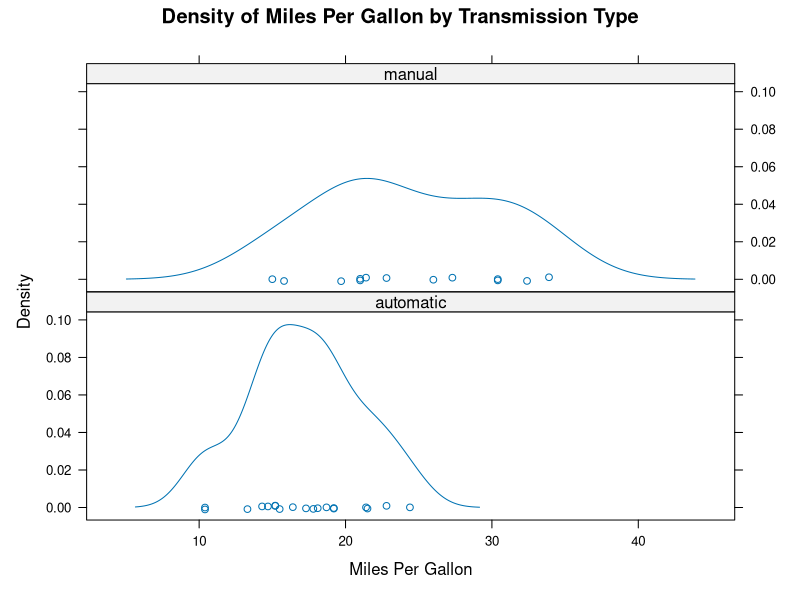
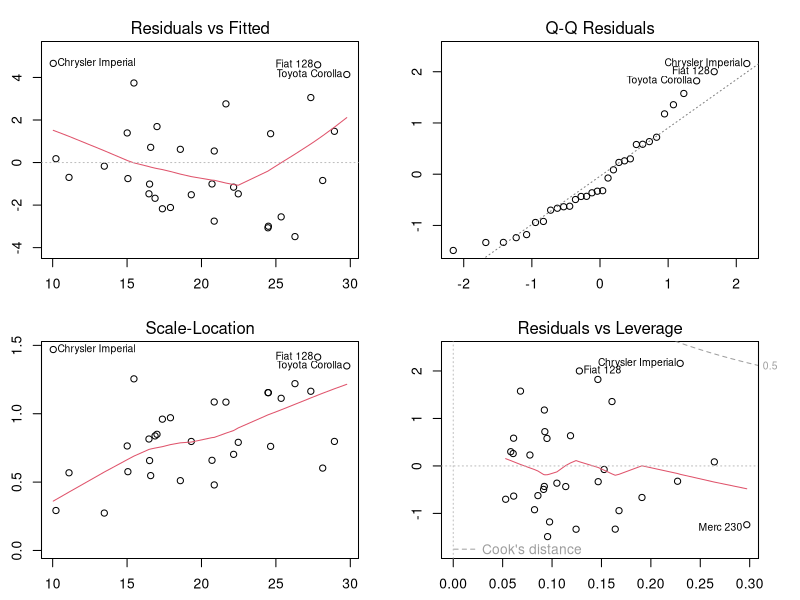

The R source for these figures, in order:
## ---- chunk 1
row.names(mtcars)
## ---- chunk 2
library(lattice)
trans.label <- ifelse(mtcars$am == 1,'manual','automatic')
densityplot(~ mtcars$mpg|trans.label, layout=c(1,2),
            main="Density of Miles Per Gallon by Transmission Type",
            xlab="Miles Per Gallon")
## ---- chunk 3
library(knitr)
kable(cor(mtcars[,1],mtcars[,2:11]))
## ---- chunk 4
mtcars$cyl <- as.factor(mtcars$cyl)
mtcars$am <- as.factor(mtcars$am)
fit.1 <- lm(mpg ~ factor(am), data = mtcars)
coef(fit.1)
## ---- chunk 5
library(MASS)
step <- stepAIC(lm(mpg ~ ., data = mtcars), trace=FALSE, direction="backward")
summary(step)
## ---- chunk 6
par(mar = rep(2.5, 4))
par(mfrow = c(2,2))
plot(step)
